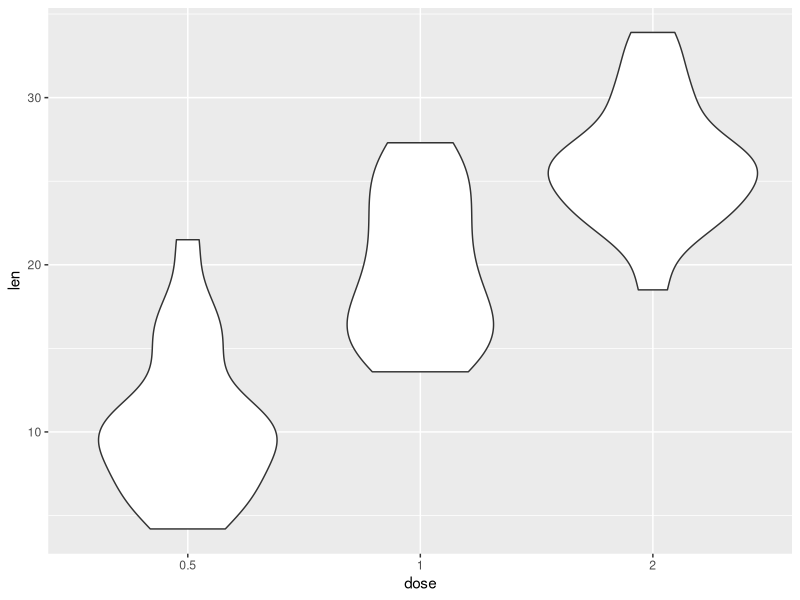
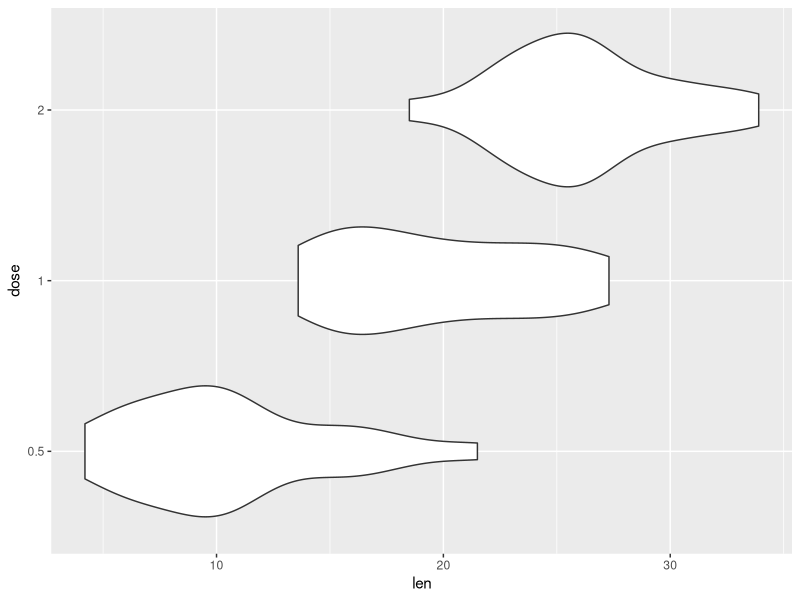
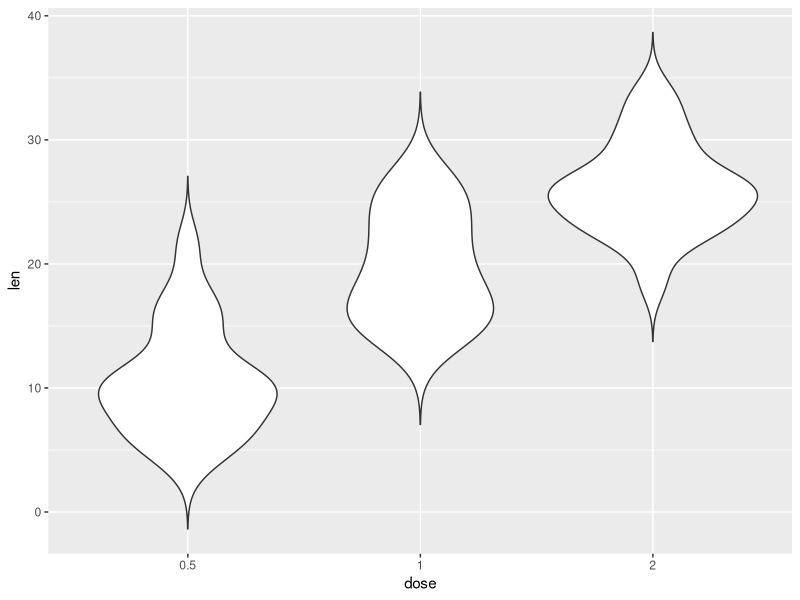
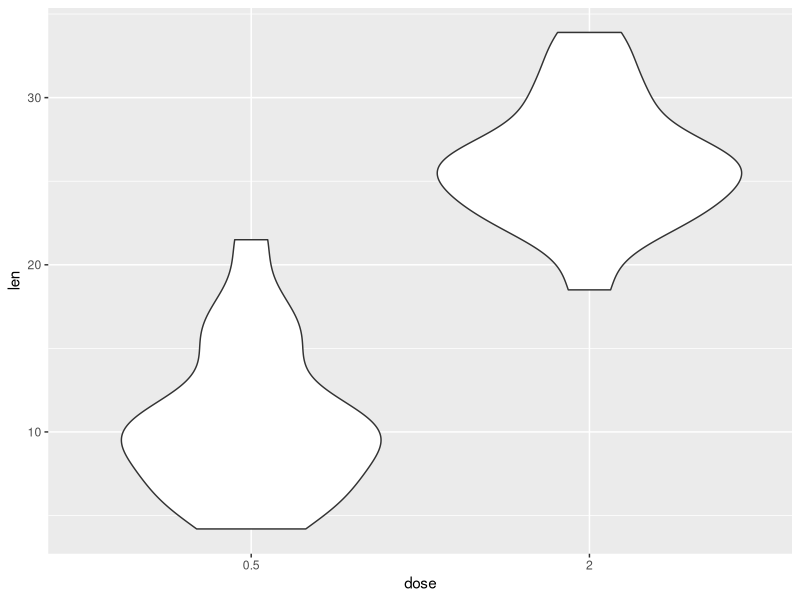
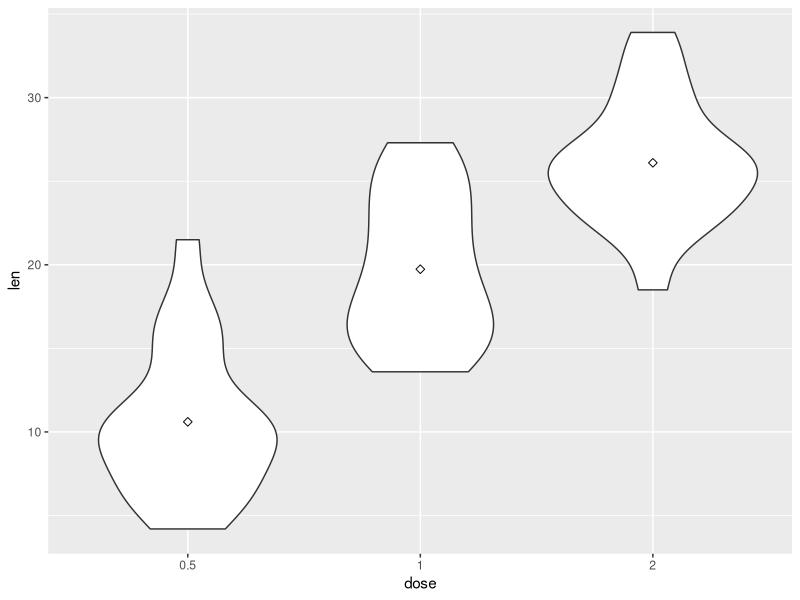
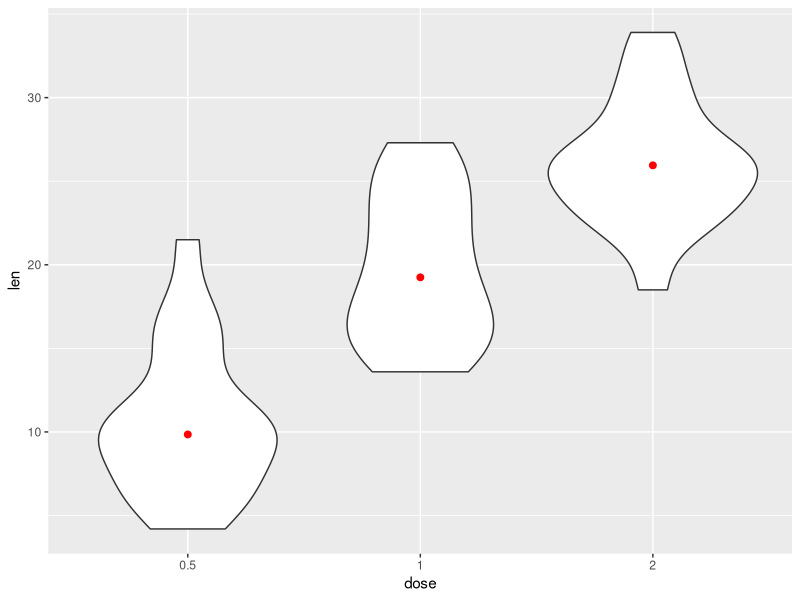
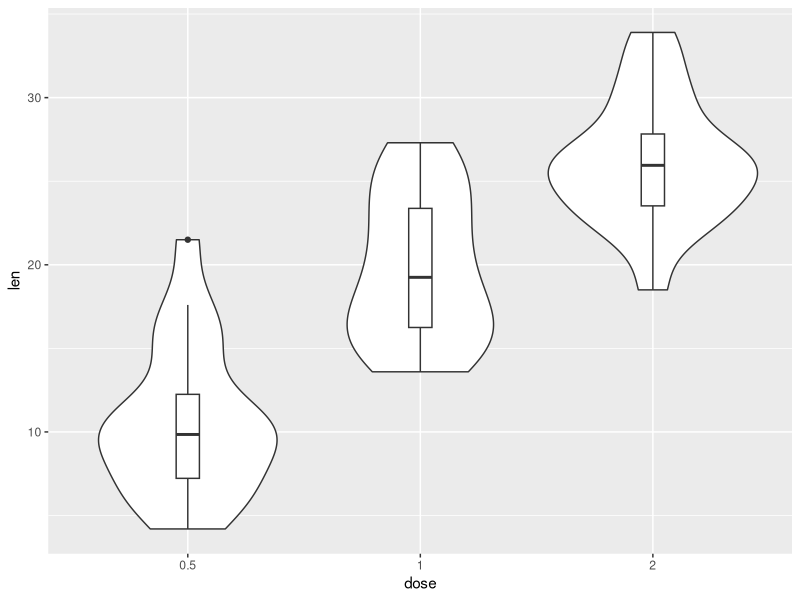
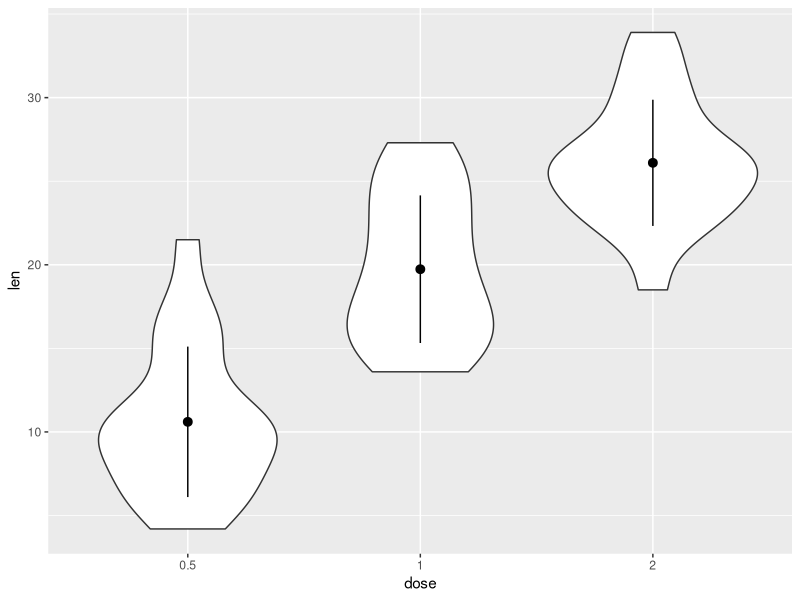

These figures' R source, in order:
# Convert the variable dose from a numeric to a factor variable
ToothGrowth$dose <- as.factor(ToothGrowth$dose)
head(ToothGrowth) 

library(ggplot2)
# Basic violin plot
p <- ggplot(ToothGrowth, aes(x=dose, y=len)) + 
  geom_violin()
print(p)
# Rotate the violin plot using coord_flip()
p + coord_flip()
# Set trim argument to FALSE
ggplot(ToothGrowth, aes(x=dose, y=len)) + 
  geom_violin(trim=FALSE)
#Choose which items to display :
p + scale_x_discrete(limits=c("0.5", "2"))

#Add summary statistics on a violin plot
#The function stat_summary() can be used to add mean/median points and more on a violin plot


# violin plot with mean points
p + stat_summary(fun.y=mean, geom="point", shape=23, size=2)
# violin plot with median points
p + stat_summary(fun.y=median, geom="point", size=2, color="red")

#Add median and quartile
#A solution is to use the function geom_boxplot 

p + geom_boxplot(width=0.1)

#Add mean and standard deviation
#The function mean_sdl is used. mean_sdl computes the mean plus or minus a constant times the standard deviation.

#In the R code below, the constant is specified using the argument mult (mult = 1). By default mult = 2.
#The mean +/- SD can be added as a crossbar or a pointrange :


# p <- ggplot(ToothGrowth, aes(x=dose, y=len)) + 
#   geom_violin(trim=FALSE)
# p + stat_summary(fun.data="mean_sdl", mult=1, 
#                  geom="crossbar", width=0.2 )
# p + stat_summary(fun.data=mean_sdl, mult=1, 
#                  geom="pointrange", color="red")

# Function to produce summary statistics (mean and +/- sd)
data_summary <- function(x) {
  m <- mean(x)
  ymin <- m-sd(x)
  ymax <- m+sd(x)
  return(c(y=m,ymin=ymin,ymax=ymax))
}

p + stat_summary(fun.data=data_summary)

#Violin plot with dots
#Dots (or points) can be added to a violin plot using the functions geom_dotplot() or geom_jitter() :

# violin plot with dot plot
p + geom_dotplot(binaxis='y', stackdir='center', dotsize=1)


# violin plot with jittered points
# 0.2 : degree of jitter in x direction

p + geom_jitter(shape=16, position=position_jitter(0.2))

# Change violin plot line colors by groups
p<-ggplot(ToothGrowth, aes(x=dose, y=len, color=dose)) +
  geom_violin(trim=FALSE)
print(p)


#It is also possible to change manually violin plot line colors using the functions :
  
 # scale_color_manual() : to use custom colors
#scale_color_brewer() : to use color palettes from RColorBrewer package
#scale_color_grey() : to use grey color palettes

# Use custom color palettes
p+scale_color_manual(values=c("#999999", "#E69F00", "#56B4E9"))
# Use brewer color palettes
p+scale_color_brewer(palette="Dark2")
# Use grey scale
p + scale_color_grey() + theme_classic()

#Change violin plot fill colors
#In the R code below, the fill colors of the violin plot are automatically controlled by the levels of dose :

# Use single color
ggplot(ToothGrowth, aes(x=dose, y=len)) +
  geom_violin(trim=FALSE, fill='red', color="darkred")+
  geom_boxplot(width=0.1) + theme_minimal()
# Change violin plot colors by groups
p<-ggplot(ToothGrowth, aes(x=dose, y=len, fill=dose)) +
  geom_violin(trim=FALSE)

#changing legend position
p + theme(legend.position="top")
p + theme(legend.position="bottom")
p + theme(legend.position="none")
print(p)